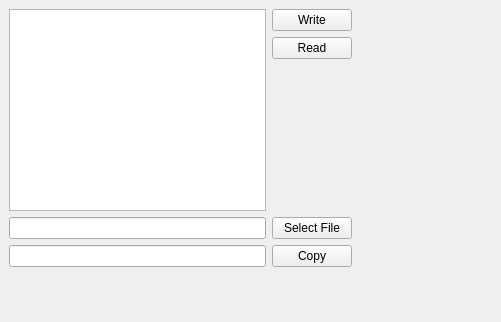
<?xml version="1.0" encoding="UTF-8"?>
<ui version="4.0">
 <class>Widget</class>
 <widget class="QWidget" name="Widget">
  <property name="geometry">
   <rect>
    <x>0</x>
    <y>0</y>
    <width>501</width>
    <height>322</height>
   </rect>
  </property>
  <property name="windowTitle">
   <string>Widget</string>
  </property>
  <widget class="QWidget" name="">
   <property name="geometry">
    <rect>
     <x>9</x>
     <y>9</y>
     <width>343</width>
     <height>258</height>
    </rect>
   </property>
   <layout class="QVBoxLayout" name="verticalLayout_2">
    <item>
     <layout class="QHBoxLayout" name="horizontalLayout_3">
      <item>
       <widget class="QPlainTextEdit" name="plainTextEdit"/>
      </item>
      <item>
       <layout class="QVBoxLayout" name="verticalLayout">
        <item>
         <widget class="QPushButton" name="pushButtonWrite">
          <property name="text">
           <string>Write</string>
          </property>
         </widget>
        </item>
        <item>
         <widget class="QPushButton" name="pushButtonRead">
          <property name="text">
           <string>Read</string>
          </property>
         </widget>
        </item>
        <item>
         <spacer name="verticalSpacer">
          <property name="orientation">
           <enum>Qt::Vertical</enum>
          </property>
          <property name="sizeHint" stdset="0">
           <size>
            <width>20</width>
            <height>40</height>
           </size>
          </property>
         </spacer>
        </item>
       </layout>
      </item>
     </layout>
    </item>
    <item>
     <layout class="QHBoxLayout" name="horizontalLayout">
      <item>
       <widget class="QLineEdit" name="lineEditSource"/>
      </item>
      <item>
       <widget class="QPushButton" name="pushButtonSelectFile">
        <property name="text">
         <string>Select File</string>
        </property>
       </widget>
      </item>
     </layout>
    </item>
    <item>
     <layout class="QHBoxLayout" name="horizontalLayout_2">
      <item>
       <widget class="QLineEdit" name="lineEditDestination"/>
      </item>
      <item>
       <widget class="QPushButton" name="pushButtonCopy">
        <property name="text">
         <string>Copy</string>
        </property>
       </widget>
      </item>
     </layout>
    </item>
   </layout>
  </widget>
 </widget>
 <resources/>
 <connections/>
</ui>
